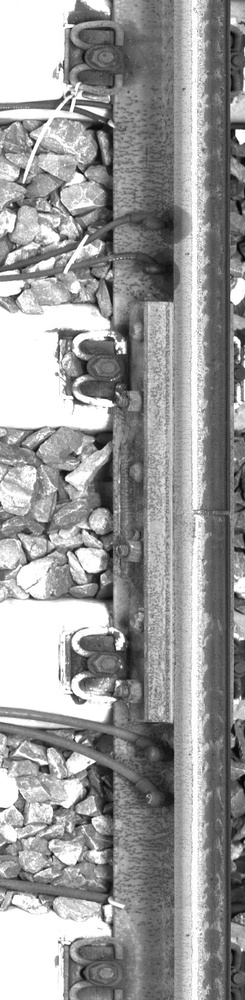
#> input picture data/first_aid_device/yolo_dataset/1_00_11907_11908.jpg, 245 x 1000 px, shrunk from 512 x 2087 before the run
$ python -i data_augmentation.py   (imports and definitions only)
#> lines starting #> are read from the running program, lines starting #| are printed output that depends on the picture
# _*_ coding: utf-8 _*_
"""
@Author: Zongzc
@Describe: 数据增强
"""
import cv2
from PIL import Image
import numpy as np
import random


# [79 lines left out: functions flip_horizontally, flip_vertical, rotate, not called in this run]


def lighting_adjust(img_path, save_img_path, k_down=0.0, k_up=2.0, b_down=0.0, b_up=3.0):
    """
    图像亮度、对比度调整
    :param img_path: 'xxx/xxx/test.jpg'
                    程序会自动匹配 test.txt 一定得是标注好的yolo格式的txt
    :param save_img_path: 'xxx/yyy/'
    :param k_down: 对比度系数下限
                对比度的上下限最好先手工固定几个值看看效果
    :param k_up: 对比度系数上限
    :param b_down: 亮度增值上限
    :param b_up: 亮度增值下限
    :return:
    """
#> called with save_img_path = 'out.png', k_down = 0, k_up = 2, b_down = 0, b_up = 3

    img_name = img_path.split('/')[-1]  # xxx.jpg / xxx.png
    txt_path = f"{img_path.rstrip(img_path.split('/')[-1])}/{img_name.split('.')[0]}.txt"

    img = cv2.imread(img_path)
#> img is the input picture: shape (1000, 245, 3); min 3, max 255, mean 153.7
    # 对比度调整系数
    slope = random.uniform(k_down, k_up)
    # 亮度调整系数
    bias = random.uniform(b_down, b_up)
    # 图像亮度和对比度调整
    img = img * slope + bias
    # 灰度值截断，防止超出255
    img = np.clip(img, 0, 255)
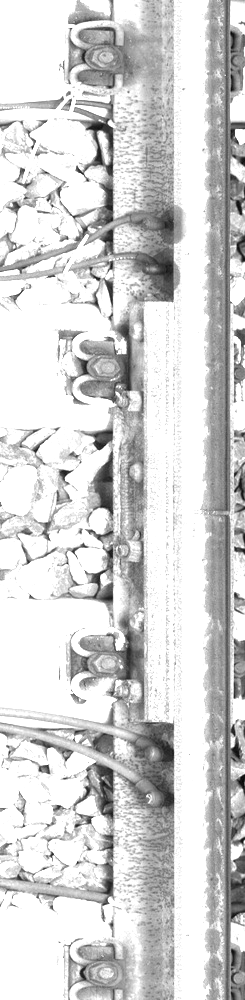
#> img: shape (1000, 245, 3) float64; min 7.34, max 255, mean 210.9
    img = img.astype(np.uint8)
#> (the run stopped early here; a loop or call above may not have finished)

$ run again, on data/first_aid_device/yolo_dataset/1_00_18975_18976.jpg
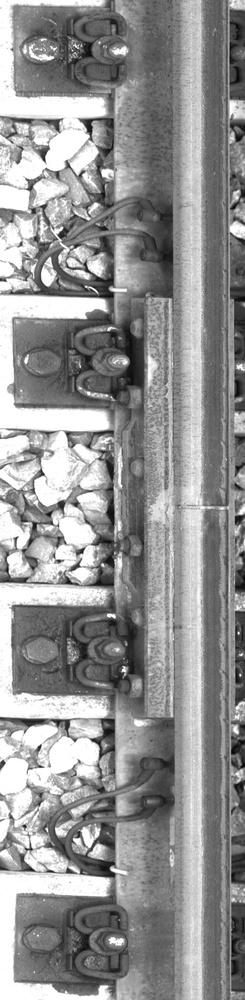
#> input picture data/first_aid_device/yolo_dataset/1_00_18975_18976.jpg, 245 x 1000 px, shrunk from 512 x 2087 before the run
#> in lighting_adjust, img is the input picture: shape (1000, 245, 3); min 4, max 255, mean 146.1
#> in lighting_adjust, `img = np.clip(img, 0, 255)`:
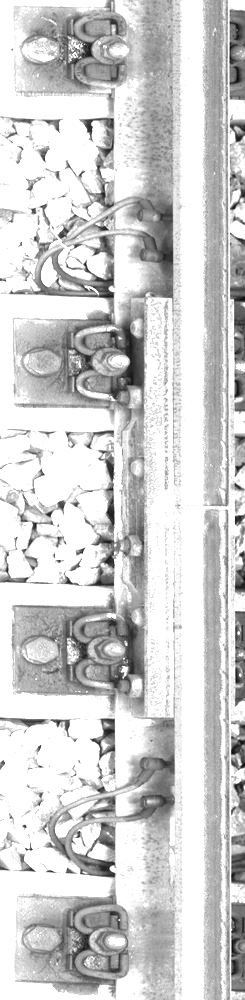
#> img: shape (1000, 245, 3) float64; min 9.03, max 255, mean 207.3

$ run again, on data/first_aid_device/yolo_dataset/1_00_19476_19477.jpg
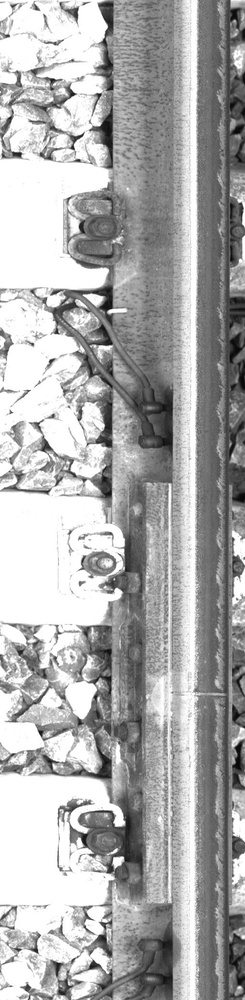
#> input picture data/first_aid_device/yolo_dataset/1_00_19476_19477.jpg, 245 x 1000 px, shrunk from 512 x 2087 before the run
#> in lighting_adjust, img is the input picture: shape (1000, 245, 3); min 5, max 255, mean 172.7
#> in lighting_adjust, `img = np.clip(img, 0, 255)`:
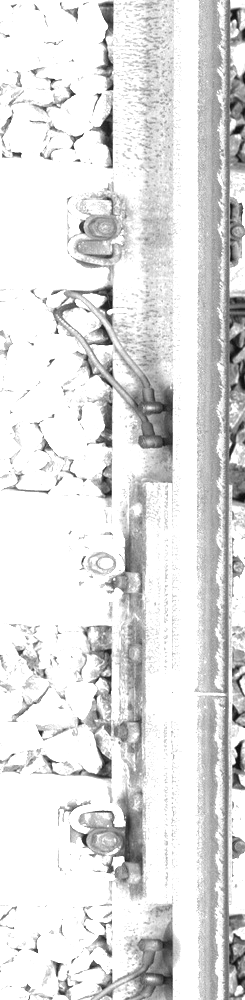
#> img: shape (1000, 245, 3) float64; min 10.72, max 255, mean 224

$ run again, on data/first_aid_device/yolo_dataset/1_00_27375_27376.jpg
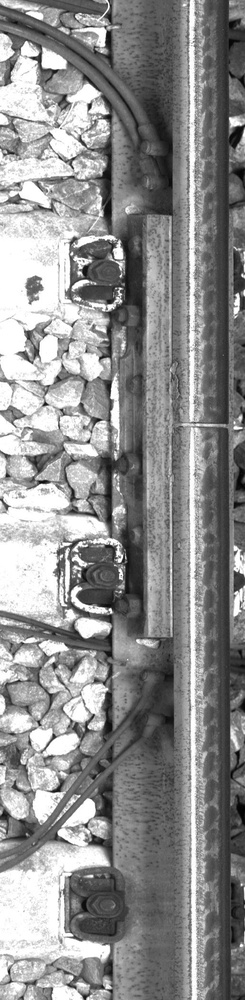
#> input picture data/first_aid_device/yolo_dataset/1_00_27375_27376.jpg, 245 x 1000 px, shrunk from 512 x 2087 before the run
#> in lighting_adjust, img is the input picture: shape (1000, 245, 3); min 2, max 255, mean 141
#> in lighting_adjust, `img = np.clip(img, 0, 255)`:
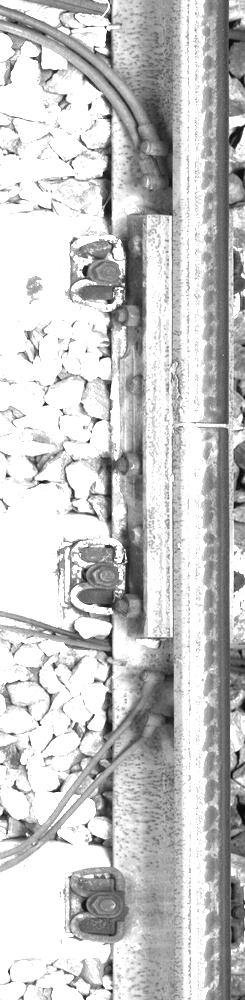
#> img: shape (1000, 245, 3) float64; min 5.65, max 255, mean 198.4
